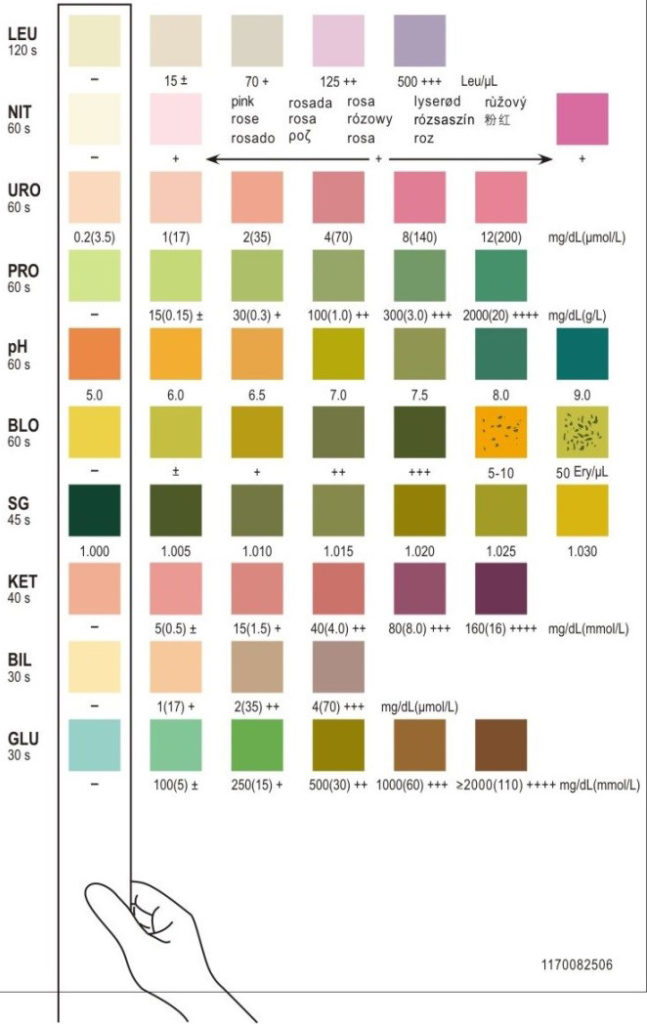
#> input picture mission-reagent-parameter-pic-647x1024.jpg, 647 x 1024 px
$ python -i roi_preview.py   (imports and definitions only)
#> lines starting #> are read from the running program, lines starting #| are printed output that depends on the picture; after the words box and inside, x2 and y2 are one past the last pixel; in counts of white or black regions, pixels touching at a corner belong together
# roi_circulos.py
import os
import random
import rawpy
import cv2
import numpy as np
import matplotlib.pyplot as plt

# ============ PARÁMETROS DE AJUSTE ============
NEF_DIR = r"E:\data\FOTOS ORINAS\101D3300"
REF_PATH = r"mission-reagent-parameter-pic-647x1024.jpg"

REGION_FRAC = 0.40      # fracción izquierda de la imagen NEF donde buscar la tira
N_CUADROS = 10          # número de cuadros/colores por tira
RADIO_FRAC = 0.30       # radio del círculo como fracción del ancho de la ROI
SAT_THR = 45            # umbral de saturación para segmentar la tira
SAT_THR_CUADRO = 50     # umbral para detectar el borde del primer cuadro
# ==============================================


# ---------------- Lectura ----------------
# [27 lines left out: functions leer_nef, leer_jpg, nef_aleatorio, roi_referencia, not called in this run]


# ---------------- ROI tira NEF ----------------
def roi_tira_nef(img_rgb, region_frac=REGION_FRAC, sat_thr=SAT_THR,
                 min_aspect=3.0, area_frac_min=0.005,
                 margin_x=0.25, margin_y=0.02):
#> called with region_frac = 0.4, sat_thr = 45, min_aspect = 3, area_frac_min = 0.005, margin_x = 0.25, margin_y = 0.02
    H, W = img_rgb.shape[:2]
#> H = 1024; W = 647
    tw = int(region_frac * W)
#> tw = 258
    region = img_rgb[:, :tw]
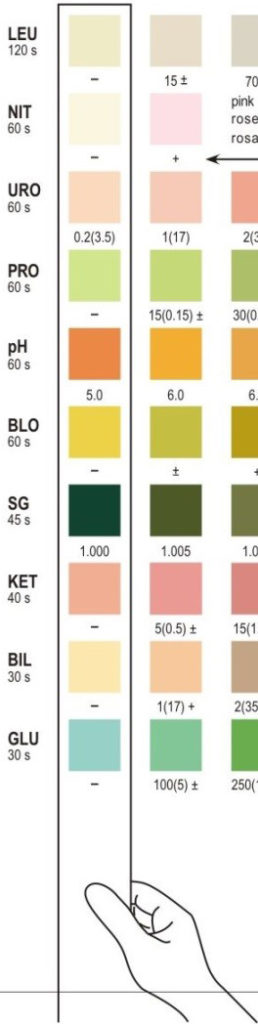
#> region: shape (1024, 258, 3); mean R, G, B 233.2, 229.1, 215.8

    hsv = cv2.cvtColor(cv2.cvtColor(region, cv2.COLOR_RGB2BGR),
                       cv2.COLOR_BGR2HSV)
#> hsv: shape (1024, 258, 3); mean H, S, V 24.3, 26.7, 236.1
    S = hsv[:, :, 1]
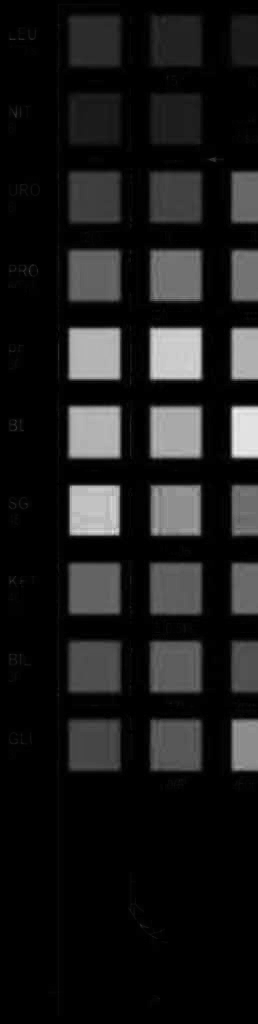
#> S: shape (1024, 258); min 0, max 241, mean 26.7
    mask = (S > sat_thr).astype(np.uint8) * 255
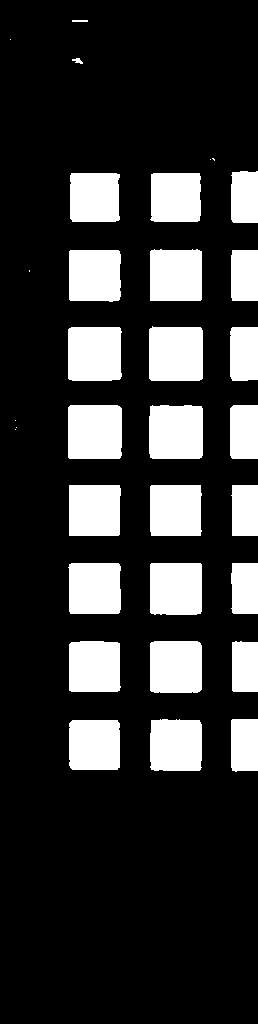
#> mask: shape (1024, 258); 20.3% white; 33 white regions (7 under 20 px), largest, box (x1, y1, x2, y2) and area: (149, 326, 203, 381) 2902, (68, 405, 122, 459) 2897, (149, 405, 203, 459) 2856
    mask = cv2.morphologyEx(
        mask, cv2.MORPH_OPEN,
        cv2.getStructuringElement(cv2.MORPH_RECT, (7, 7)), iterations=1)
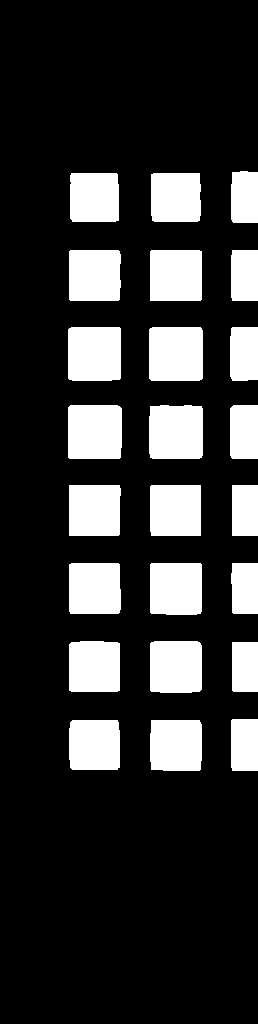
#> mask: shape (1024, 258); 20.2% white; 24 white regions, largest, box (x1, y1, x2, y2) and area: (149, 327, 203, 381) 2901, (68, 405, 122, 459) 2893, (149, 405, 203, 459) 2855
    mask = cv2.morphologyEx(
        mask, cv2.MORPH_CLOSE,
        cv2.getStructuringElement(cv2.MORPH_RECT, (9, 120)), iterations=2)
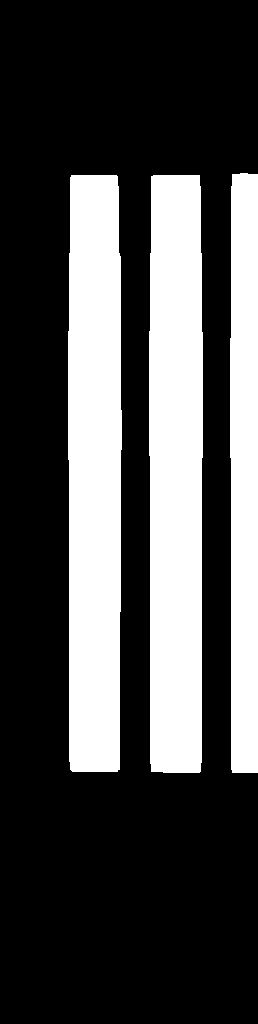
#> mask: shape (1024, 258); 29.6% white; 3 white regions

    cnts, _ = cv2.findContours(mask, cv2.RETR_EXTERNAL,
                               cv2.CHAIN_APPROX_SIMPLE)
#> cnts = 3 contours; box (x1, y1, x2, y2) and area: (149, 175, 203, 773) 30501, (68, 175, 122, 772) 30142, (230, 173, 258, 773) 15662
    if not cnts:
        raise RuntimeError("No se detectó la tira.")

    best = None
    min_area = area_frac_min * region.shape[0] * region.shape[1]
#> min_area = 1321
    for c in cnts:
        x, y, w, h = cv2.boundingRect(c)
        if cv2.contourArea(c) < min_area:
            continue
        if h / max(w, 1) >= min_aspect and (best is None or
                                            cv2.contourArea(c) > best[-1]):
            best = (x, y, w, h, cv2.contourArea(c))
#> this loop made 3 passes
#> (x, y, w, h, best) on pass 1: (149, 175, 54, 598, (149, 175, 54, 598, 30501))
#> (x, y, w, h) on passes 2 to 3: (68, 175, 54, 597), (230, 173, 28, 600)
    if best is None:
        raise RuntimeError("No se encontró un objeto vertical tipo tira.")

    x, y, w, h, _ = best
#> x = 149; y = 175; w = 54; h = 598
    mx, my = int(margin_x * w), int(margin_y * h)
#> mx = 13; my = 11
    x1, y1 = max(0, x - mx), max(0, y - my)
#> x1 = 136; y1 = 164
    x2, y2 = min(tw, x + w + mx), min(H, y + h + my)
#> x2 = 216; y2 = 784
    return img_rgb[y1:y2, x1:x2], (x1, y1, x2, y2), tw


# ---------------- Centros: NEF (anclar en 1er cuadro + replicar) ----------------
# [101 lines left out: functions centros_tira_nef, centros_tira_ref, dibujar_circulos, main, not called in this run]


# [2 lines not run here, left out]

>>> import cv2
>>> picture = cv2.cvtColor(cv2.imread('mission-reagent-parameter-pic-647x1024.jpg'), cv2.COLOR_BGR2RGB)
>>> result = roi_tira_nef(picture)

$ run again, on roi_nef_example.png
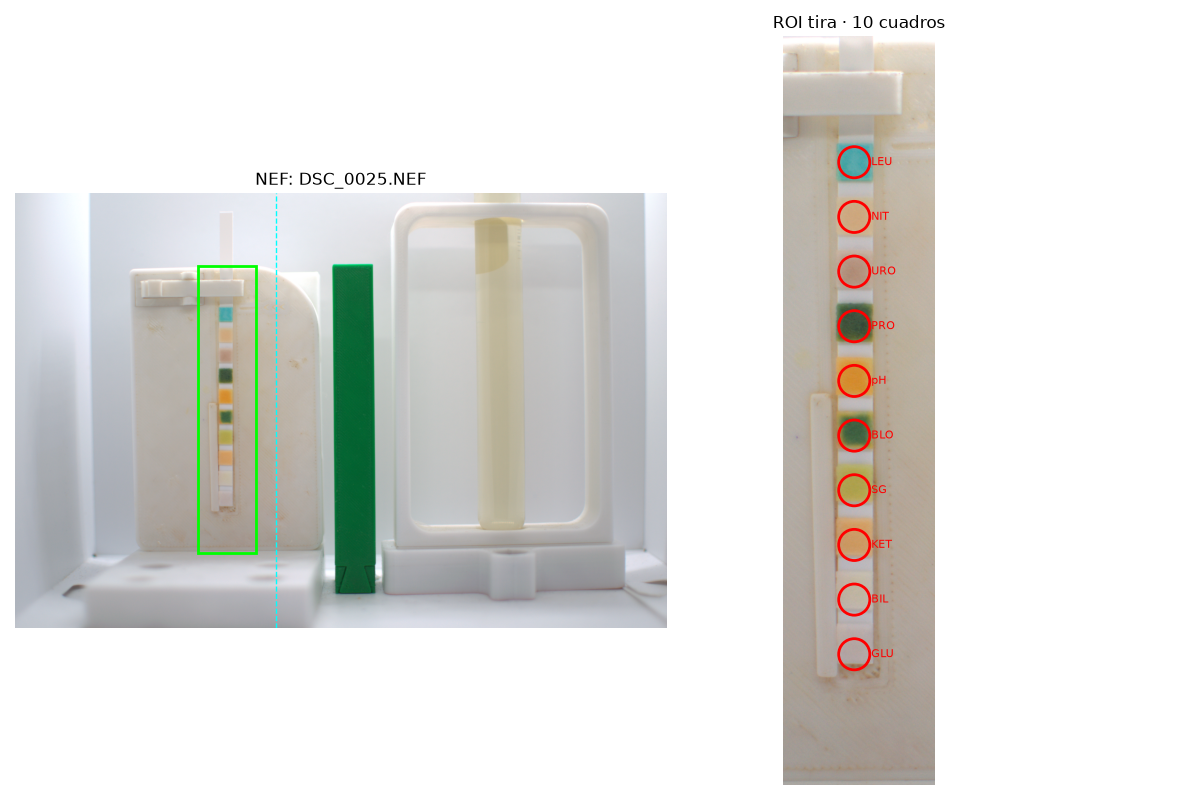
#> input picture roi_nef_example.png, 1200 x 800 px
#> in roi_tira_nef, `region = img_rgb[:, :tw]`:
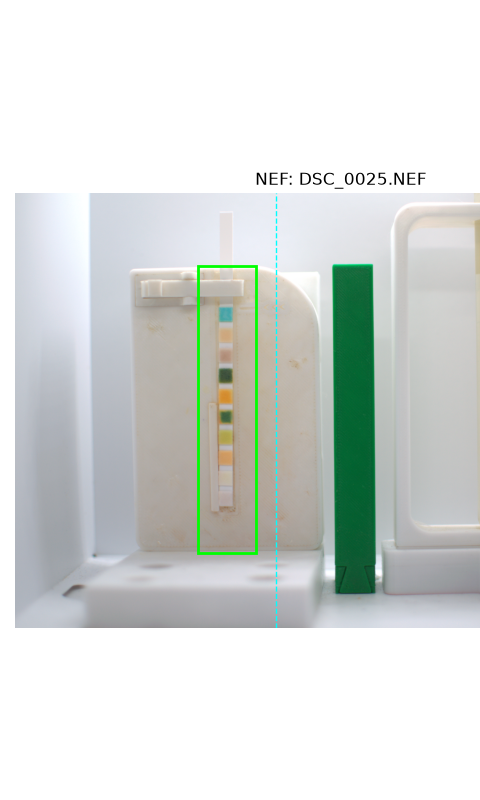
#> region: shape (800, 480, 3); mean R, G, B 214.7, 219.4, 216.4
#> hsv: shape (800, 480, 3); mean H, S, V 39.4, 17, 222.3
#> in roi_tira_nef, `mask = cv2.morphologyEx( mask, cv2.MORPH_CLOSE, cv2.getStructuringElem..`:
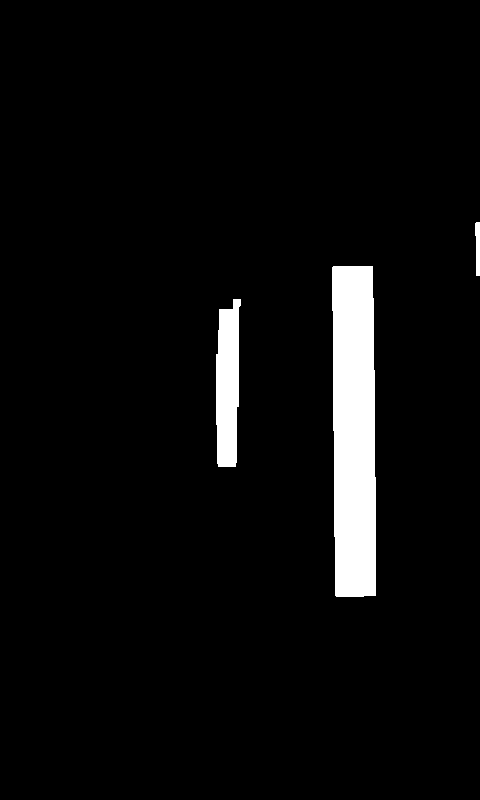
#> mask: shape (800, 480); 4.5% white; 3 white regions
#> cnts = 3 contours; box (x1, y1, x2, y2) and area: (332, 266, 376, 597) 13322, (216, 299, 241, 467) 3242, (475, 222, 480, 276) 172
#> the loop in roi_tira_nef, `for c in cnts:` made 3 passes
#> (x, y, w, h, best) on passes 1 to 2: (216, 299, 25, 168, (216, 299, 25, 168, 3241.5)), (332, 266, 44, 331, (332, 266, 44, 331, 13321.5))
#> in roi_tira_nef, `x, y, w, h, _ = best`: x = 332; y = 266; w = 44; h = 331
#> mx = 11; my = 6
#> x1 = 321; y1 = 260
#> x2 = 387; y2 = 603
